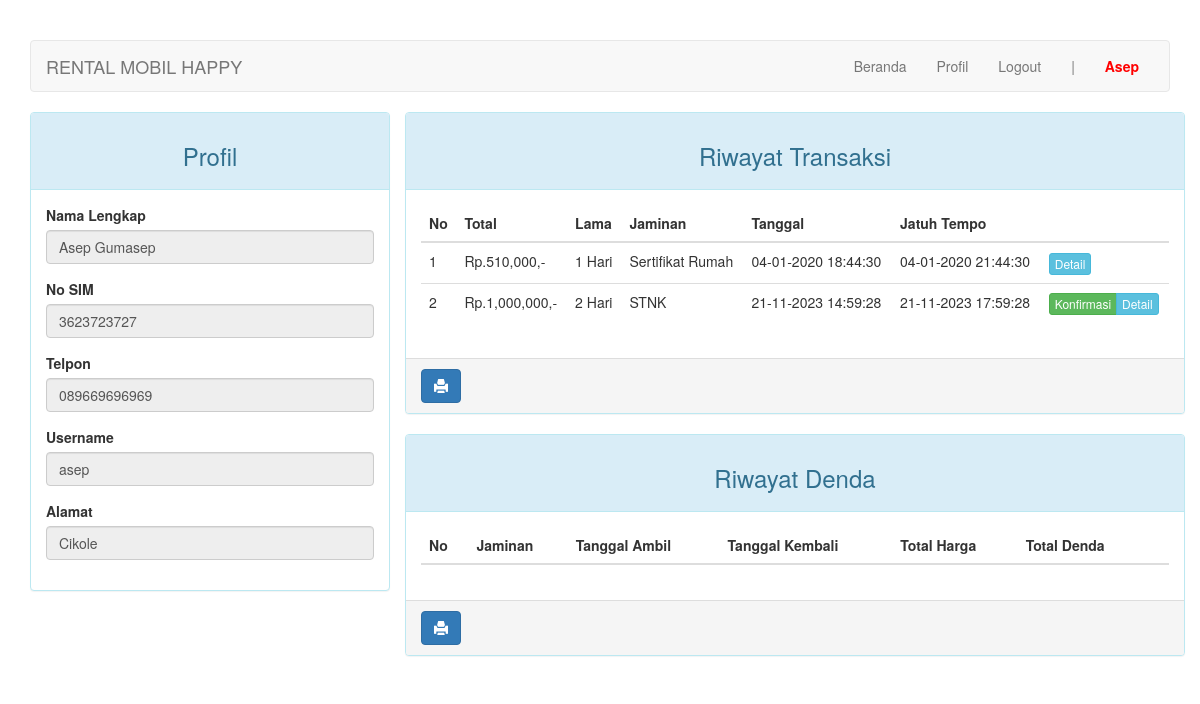
The app's page /index.php?page=profil (signed in) with its own data.
### tables this page shows
CREATE TABLE `pelanggan` (
  `id_pelanggan` int(11) NOT NULL,
  `nama` varchar(30) NOT NULL,
  `no_sim` varchar(30) NOT NULL,
  `no_telp` char(12) NOT NULL,
  `alamat` varchar(50) DEFAULT NULL,
  `username` varchar(10) NOT NULL,
  `password` varchar(32) NOT NULL
);

CREATE TABLE `transaksi` (
  `id_transaksi` int(11) NOT NULL,
  `id_pelanggan` int(11) NOT NULL,
  `id_mobil` int(11) NOT NULL,
  `tgl_sewa` datetime NOT NULL,
  `tgl_ambil` datetime DEFAULT NULL,
  `tgl_kembali` datetime DEFAULT NULL,
  `lama` tinyint(1) NOT NULL,
  `total_harga` int(7) NOT NULL,
  `status` enum('0','1') NOT NULL,
  `jaminan` varchar(30) NOT NULL,
  `denda` int(7) DEFAULT 0,
  `jatuh_tempo` datetime NOT NULL,
  `konfirmasi` enum('0','1') DEFAULT NULL,
  `pembatalan` enum('0','1') DEFAULT NULL
);

### pelanggan/profil.php (the view, shortened to what this page needs)
<div class="row">
  <div class="col-md-4 hidden-print">
    <div class="panel panel-info">
        <div class="panel-heading"><h3 class="text-center">Profil</h3></div>
        <div class="panel-body">
            <?php if (isset($_SESSION["pelanggan"])): ?>
                <?php $id = $_SESSION["pelanggan"]["id"]; if ($query = $connection->query("SELECT * FROM pelanggan WHERE id_pelanggan=$id")): ?>
                    <?php while ($data = $query->fetch_assoc()): ?>
                        <form>
                            <div class="form-group">
                                <label for="nama">Nama Lengkap</label>
                                <input disabled="on" type="text" name="nama" class="form-control" value="<?=$data['nama']?>">
                            </div>
                            <div class="form-group">
                                <label for="no_sim">No SIM</label>
                                <input disabled="on" type="no_sim" name="no_sim" class="form-control" value="<?=$data['no_sim']?>">
                            </div>
                            <div class="form-group">
                                <label for="no_telp">Telpon</label>
                                <input disabled="on" type="text" name="no_telp" class="form-control" value="<?=$data['no_telp']?>">
                            </div>
                            <div class="form-group">
                                <label for="username">Username</label>
                                <input disabled="on" type="text" name="username" class="form-control" value="<?=$data['username']?>">
                            </div>
                            <div class="form-group">
                                <label for="alamat">Alamat</label>
                                <input disabled="on" type="text" name="alamat" class="form-control" value="<?=$data['alamat']?>">
                            </div>
                        </form>
                    <?php endwhile ?>
                <?php endif ?>
            <?php endif ?>
        </div>
    </div>
  </div>
  <div class="col-md-8">
    <div class="row">
        <div class="panel panel-info">
          <div class="panel-heading"><h3 class="text-center">Riwayat Transaksi</h3></div>
          <div class="panel-body">
            <?php if ($query = $connection->query("SELECT * FROM transaksi WHERE id_pelanggan=$id")): ?>
                <?php $no = 1; ?>
                <table class="table table-hover">
                    <thead>
                        <tr>
                            <th>No</th>
                            <th>Total</th>
                            <th>Lama</th>
                            <th>Jaminan</th>
                            <th>Tanggal</th>
                            <th>Jatuh Tempo</th>
                            <th class="hidden-print"></th>
                        </tr>
                    </thead>
                    <tbody>
                        <?php while ($data = $query->fetch_assoc()): ?>
                            <tr>
                                <td><?=$no++?></td>
                                <td>Rp.<?=number_format($data['total_harga'])?>,-</td>
                                <td><?=$data['lama']?> Hari</td>
                                <td><?=$data['jaminan']?></td>
                                <td><?=date("d-m-Y H:i:s", strtotime($data['tgl_sewa']))?></td>
                                <td><?=date("d-m-Y H:i:s", strtotime($data['jatuh_tempo']))?></td>
                                <td class="hidden-print">
                                  <div class="btn-group">
                                      <?php if (!$data['konfirmasi'] AND !$data["pembatalan"]): ?>
                                          <a href="?page=konfirmasi&id=<?= $data['id_transaksi'] ?>" class="btn btn-success btn-xs">Konfirmasi</a>
                                      <?php endif ?>
                                      <a href="?page=detail&id=<?= $data['id_transaksi'] ?>" class="btn btn-info btn-xs">Detail</a>
                                  </div>
                                </td>
                            </tr>
                        <?php endwhile ?>
                    </tbody>
                </table>
            <?php endif ?>
          </div>
          <div class="panel-footer hidden-print ">
              <a onClick="window.print();return false" class="btn btn-primary"><i class="glyphicon glyphicon-print"></i></a>
          </div>
        </div>
    </div>
    <div class="row">
        <div class="panel panel-info">
          <div class="panel-heading"><h3 class="text-center">Riwayat Denda</h3></div>
          <div class="panel-body">
            <?php if ($query = $connection->query("SELECT * FROM transaksi WHERE id_pelanggan=$id AND denda <> ''")): ?>
                <table class="table table-hover">
                    <thead>
                        <tr>
                            <th>No</th>
                            <th>Jaminan</th>
                            <th>Tanggal Ambil</th>
                            <th>Tanggal Kembali</th>
                            <th>Total Harga</th>
                            <th>Total Denda</th>
                            <th></th>
                        </tr>
                    </thead>
                </table>
            <?php endif ?>
          </div>
          <div class="panel-footer hidden-print ">
              <a onClick="window.print();return false" class="btn btn-primary"><i class="glyphicon glyphicon-print"></i></a>
          </div>
        </div>
    </div>
  </div>
</div>

### index.php (style rules this page uses)
body { margin-top: 40px; }

### records on screen
pelanggan: nama "Asep Gumasep", no_sim "3623723727", no_telp "089669696969", username "asep", alamat "Cikole"
transaksi: total_harga "510,000", lama "1", jaminan "Sertifikat Rumah", tgl_sewa "04-01-2020 18:44:30", jatuh_tempo "04-01-2020 21:44:30"
transaksi: total_harga "1,000,000", lama "2", jaminan "STNK", tgl_sewa "21-11-2023 14:59:28", jatuh_tempo "21-11-2023 17:59:28"

### other values on screen
$_SESSION["pelanggan"]["username"] "Asep"
